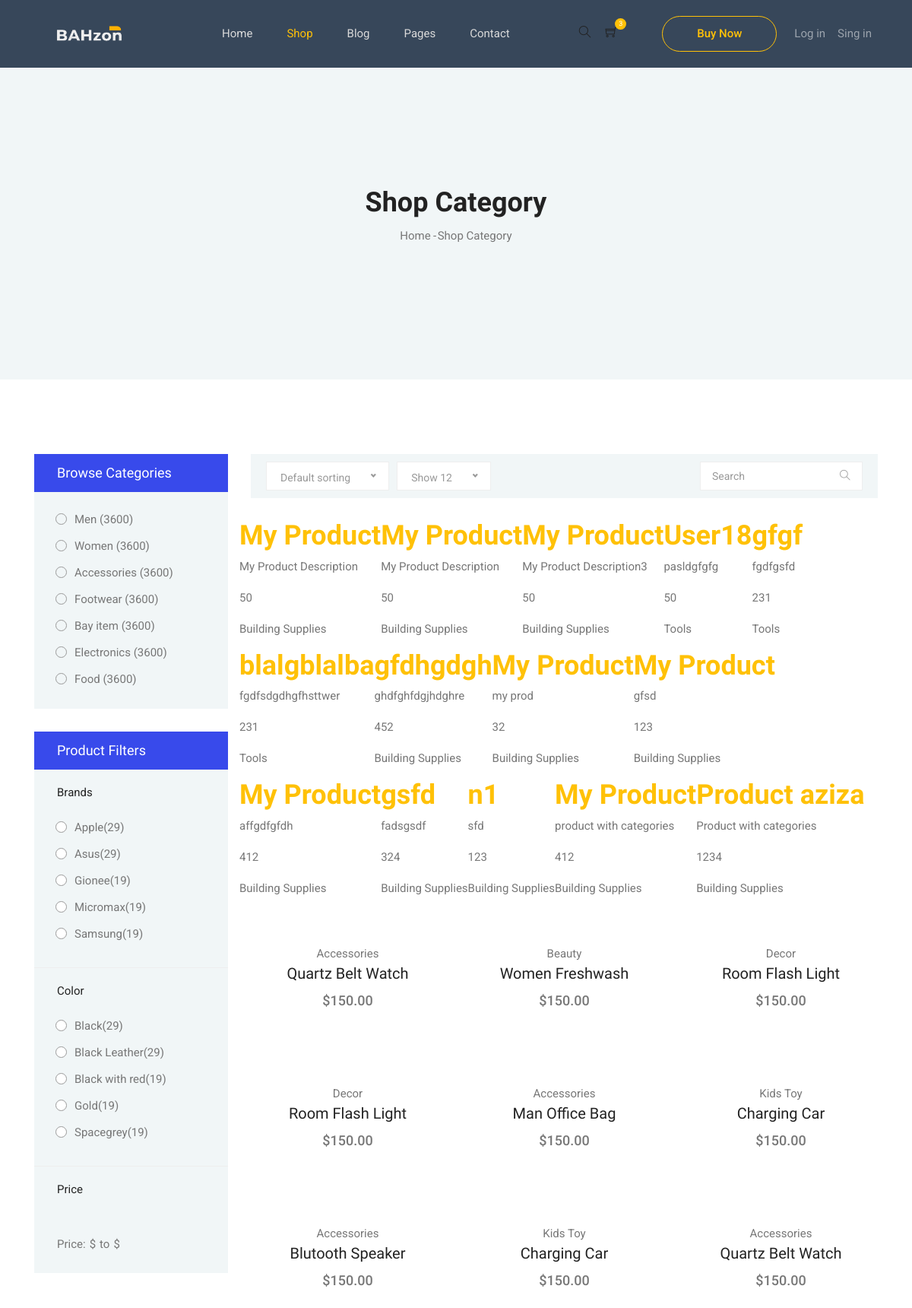
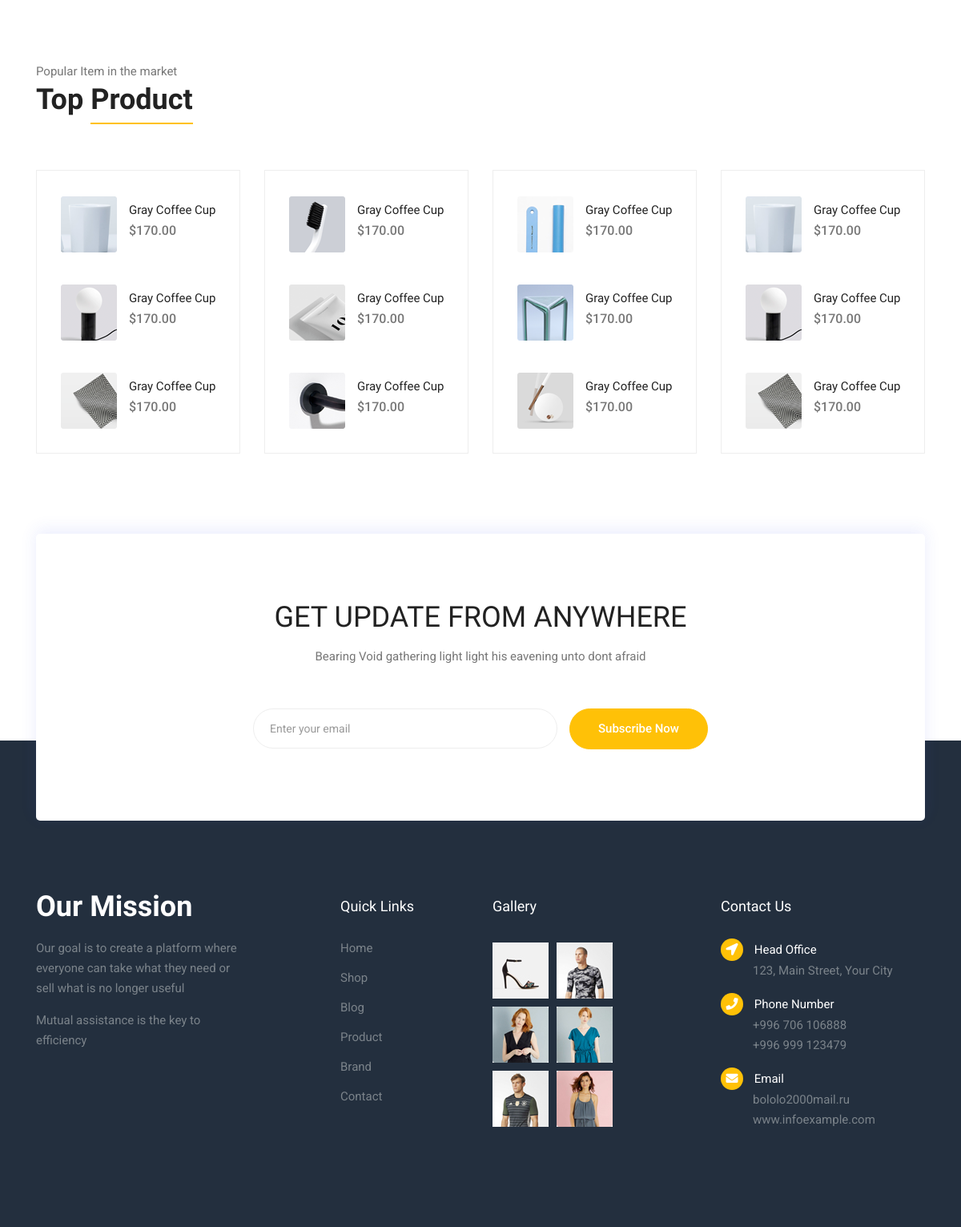
The page /category/ on the database its author committed (2 pictures, top to bottom).
### main/models.py (models this page shows, shortened)
class Product(models.Model):
    prod_name = models.CharField('Product Name', max_length=200)
    prod_date = models.DateTimeField('Product Date', default=timezone.now())
    prod_description = models.TextField('Product Description', max_length=2000)
    prod_price = models.IntegerField('Product Price')
    author = models.ForeignKey(User, on_delete=models.CASCADE, null=True)
    class Category(models.TextChoices):
        BSU = "Building Supplies"
        TLS = "Tools"
        ELC = "Electrics"
        ENS = "Engineering Systems"
    category = models.CharField(
        max_length=19,
        choices=Category.choices,
        default=Category.BSU
    )

### main/views.py (the view)
# urls.py: path('category/', views.category, name='category'),
def category(request):
    context = {
        'products': Product.objects.all()
    }
    return render(request, 'aroma/category.html', context)

### templates/aroma/category.html (shortened to what this page needs)
{%extends 'base.html'%}
{%load static%}
{%block active_submenu%}active{%endblock%}
{%block content%}
	<section class="blog-banner-area" id="category">
		<div class="container h-100">
			<div class="blog-banner">
				<div class="text-center">
					<h1>Shop Category</h1>
					<nav aria-label="breadcrumb" class="banner-breadcrumb">
            <ol class="breadcrumb">
              <li class="breadcrumb-item"><a href="#">Home</a></li>
              <li class="breadcrumb-item active" aria-current="page">Shop Category</li>
            </ol>
          </nav>
				</div>
			</div>
    </div>
	</section>
  <section class="section-margin--small mb-5">
    <div class="container">
      <div class="row">
        <div class="col-xl-3 col-lg-4 col-md-5">
          <div class="sidebar-categories">
            <div class="head">Browse Categories</div>
            <ul class="main-categories">
              <li class="common-filter">
                <form action="#">
                  <ul>
                    <li class="filter-list"><input class="pixel-radio" type="radio" id="men" name="brand"><label for="men">Men<span> (3600)</span></label></li>
                    <li class="filter-list"><input class="pixel-radio" type="radio" id="women" name="brand"><label for="women">Women<span> (3600)</span></label></li>
                    <li class="filter-list"><input class="pixel-radio" type="radio" id="accessories" name="brand"><label for="accessories">Accessories<span> (3600)</span></label></li>
                    <li class="filter-list"><input class="pixel-radio" type="radio" id="footwear" name="brand"><label for="footwear">Footwear<span> (3600)</span></label></li>
                    <li class="filter-list"><input class="pixel-radio" type="radio" id="bayItem" name="brand"><label for="bayItem">Bay item<span> (3600)</span></label></li>
                    <li class="filter-list"><input class="pixel-radio" type="radio" id="electronics" name="brand"><label for="electronics">Electronics<span> (3600)</span></label></li>
                    <li class="filter-list"><input class="pixel-radio" type="radio" id="food" name="brand"><label for="food">Food<span> (3600)</span></label></li>
                  </ul>
                </form>
              </li>
            </ul>
          </div>
          <div class="sidebar-filter">
            <div class="top-filter-head">Product Filters</div>
            <div class="common-filter">
              <div class="head">Brands</div>
              <form action="#">
                <ul>
                  <li class="filter-list"><input class="pixel-radio" type="radio" id="apple" name="brand"><label for="apple">Apple<span>(29)</span></label></li>
                  <li class="filter-list"><input class="pixel-radio" type="radio" id="asus" name="brand"><label for="asus">Asus<span>(29)</span></label></li>
                  <li class="filter-list"><input class="pixel-radio" type="radio" id="gionee" name="brand"><label for="gionee">Gionee<span>(19)</span></label></li>
                  <li class="filter-list"><input class="pixel-radio" type="radio" id="micromax" name="brand"><label for="micromax">Micromax<span>(19)</span></label></li>
                  <li class="filter-list"><input class="pixel-radio" type="radio" id="samsung" name="brand"><label for="samsung">Samsung<span>(19)</span></label></li>
                </ul>
              </form>
            </div>
            <div class="common-filter">
              <div class="head">Color</div>
              <form action="#">
                <ul>
                  <li class="filter-list"><input class="pixel-radio" type="radio" id="black" name="color"><label for="black">Black<span>(29)</span></label></li>
                  <li class="filter-list"><input class="pixel-radio" type="radio" id="balckleather" name="color"><label for="balckleather">Black
                      Leather<span>(29)</span></label></li>
                  <li class="filter-list"><input class="pixel-radio" type="radio" id="blackred" name="color"><label for="blackred">Black
                      with red<span>(19)</span></label></li>
                  <li class="filter-list"><input class="pixel-radio" type="radio" id="gold" name="color"><label for="gold">Gold<span>(19)</span></label></li>
                  <li class="filter-list"><input class="pixel-radio" type="radio" id="spacegrey" name="color"><label for="spacegrey">Spacegrey<span>(19)</span></label></li>
                </ul>
              </form>
            </div>
            <div class="common-filter">
              <div class="head">Price</div>
              <div class="price-range-area">
                <div class="value-wrapper d-flex">
                  <div class="price">Price:</div>
                  <span>$</span>
                  <div class="to">to</div>
                  <span>$</span>
                </div>
              </div>
            </div>
          </div>
        </div>
        <div class="col-xl-9 col-lg-8 col-md-7">
          <div class="filter-bar d-flex flex-wrap align-items-center">
            <div class="sorting">
            </div>
            <div class="sorting mr-auto">
            </div>
            <div>
              <div class="input-group filter-bar-search">
                <input type="text" placeholder="Search">
                <div class="input-group-append">
                  <button type="button"><i class="ti-search"></i></button>
                </div>
              </div>
            </div>
          </div>
          <section class="lattest-product-area pb-40 category-list">
            <div class="row">
              {% for product in products %}
              <article class="media content-section">
                <div class="media-body">
                  <h2><a class="article-title" href="{% url 'product-detail' product.id %}">{{ product.prod_name }}</a></h2>
                  <p class="article-content">{{ product.prod_description }}</p>
                  <p class="article-content">{{ product.prod_price }}</p>
                  <p class="article-content">{{ product.category }}</p>
                </div>
              </article>
              {% endfor %}
              <div class="col-md-6 col-lg-4">
                <div class="card text-center card-product">
                  <div class="card-product__img">
                  </div>
                  <div class="card-body">
                    <p>Accessories</p>
                    <h4 class="card-product__title"><a href="#">Quartz Belt Watch</a></h4>
                    <p class="card-product__price">$150.00</p>
                  </div>
                </div>
              </div>
              <div class="col-md-6 col-lg-4">
                <div class="card text-center card-product">
                  <div class="card-product__img">
                  </div>
                  <div class="card-body">
                    <p>Beauty</p>
                    <h4 class="card-product__title"><a href="#">Women Freshwash</a></h4>
                    <p class="card-product__price">$150.00</p>
                  </div>
                </div>
              </div>
              <div class="col-md-6 col-lg-4">
                <div class="card text-center card-product">
                  <div class="card-product__img">
                  </div>
                  <div class="card-body">
                    <p>Decor</p>
                    <h4 class="card-product__title"><a href="#">Room Flash Light</a></h4>
                    <p class="card-product__price">$150.00</p>
                  </div>
                </div>
              </div>
              <div class="col-md-6 col-lg-4">
                <div class="card text-center card-product">
                  <div class="card-product__img">
                  </div>
                  <div class="card-body">
                    <p>Decor</p>
                    <h4 class="card-product__title"><a href="#">Room Flash Light</a></h4>
                    <p class="card-product__price">$150.00</p>
                  </div>
                </div>
              </div>
              <div class="col-md-6 col-lg-4">
                <div class="card text-center card-product">
                  <div class="card-product__img">
                  </div>
                  <div class="card-body">
                    <p>Accessories</p>
                    <h4 class="card-product__title"><a href="#">Man Office Bag</a></h4>
                    <p class="card-product__price">$150.00</p>
                  </div>
                </div>
              </div>
              <div class="col-md-6 col-lg-4">
                <div class="card text-center card-product">
                  <div class="card-product__img">
                  </div>
                  <div class="card-body">
                    <p>Kids Toy</p>
                    <h4 class="card-product__title"><a href="#">Charging Car</a></h4>
                    <p class="card-product__price">$150.00</p>
                  </div>
                </div>
              </div>
              <div class="col-md-6 col-lg-4">
                <div class="card text-center card-product">
                  <div class="card-product__img">
                  </div>
                  <div class="card-body">
                    <p>Accessories</p>
                    <h4 class="card-product__title"><a href="#">Blutooth Speaker</a></h4>
                    <p class="card-product__price">$150.00</p>
                  </div>
                </div>
              </div>
              <div class="col-md-6 col-lg-4">
                <div class="card text-center card-product">
                  <div class="card-product__img">
                  </div>
                  <div class="card-body">
                    <p>Kids Toy</p>
                    <h4 class="card-product__title"><a href="#">Charging Car</a></h4>
                    <p class="card-product__price">$150.00</p>
                  </div>
                </div>
              </div>
              <div class="col-md-6 col-lg-4">
                <div class="card text-center card-product">
                  <div class="card-product__img">
                  </div>
                  <div class="card-body">
                    <p>Accessories</p>
                    <h4 class="card-product__title"><a href="#">Quartz Belt Watch</a></h4>
                    <p class="card-product__price">$150.00</p>
                  </div>
                </div>
              </div>
            </div>
          </section>
        </div>
      </div>
    </div>
  </section>
	<section class="related-product-area">
		<div class="container">
			<div class="section-intro pb-60px">
        <p>Popular Item in the market</p>
        <h2>Top <span class="section-intro__style">Product</span></h2>
      </div>
			<div class="row mt-30">
        <div class="col-sm-6 col-xl-3 mb-4 mb-xl-0">
          <div class="single-search-product-wrapper">
            <div class="single-search-product d-flex">
              <a href="#"><img src="{% static 'aroma/img/product/product-sm-1.png' %}" alt=""></a>
              <div class="desc">
                  <a href="#" class="title">Gray Coffee Cup</a>
                  <div class="price">$170.00</div>
              </div>
            </div>
            <div class="single-search-product d-flex">
              <a href="#"><img src="{% static 'aroma/img/product/product-sm-2.png' %}" alt=""></a>
              <div class="desc">
                <a href="#" class="title">Gray Coffee Cup</a>
                <div class="price">$170.00</div>
              </div>
            </div>
            <div class="single-search-product d-flex">
              <a href="#"><img src="{% static 'aroma/img/product/product-sm-3.png' %}" alt=""></a>
              <div class="desc">
                <a href="#" class="title">Gray Coffee Cup</a>
                <div class="price">$170.00</div>
              </div>
            </div>
          </div>
        </div>
        <div class="col-sm-6 col-xl-3 mb-4 mb-xl-0">
          <div class="single-search-product-wrapper">
            <div class="single-search-product d-flex">
              <a href="#"><img src="{% static 'aroma/img/product/product-sm-4.png' %}" alt=""></a>
              <div class="desc">
                  <a href="#" class="title">Gray Coffee Cup</a>
                  <div class="price">$170.00</div>
              </div>
            </div>
            <div class="single-search-product d-flex">
              <a href="#"><img src="{% static 'aroma/img/product/product-sm-5.png' %}" alt=""></a>
              <div class="desc">
                <a href="#" class="title">Gray Coffee Cup</a>
                <div class="price">$170.00</div>
              </div>
            </div>
            <div class="single-search-product d-flex">
              <a href="#"><img src="{% static 'aroma/img/product/product-sm-6.png' %}" alt=""></a>
              <div class="desc">
                <a href="#" class="title">Gray Coffee Cup</a>
                <div class="price">$170.00</div>
              </div>
            </div>
          </div>
        </div>
        <div class="col-sm-6 col-xl-3 mb-4 mb-xl-0">
          <div class="single-search-product-wrapper">
            <div class="single-search-product d-flex">
              <a href="#"><img src="{% static 'aroma/img/product/product-sm-7.png' %}" alt=""></a>
              <div class="desc">
                  <a href="#" class="title">Gray Coffee Cup</a>
                  <div class="price">$170.00</div>
              </div>
            </div>
            <div class="single-search-product d-flex">
              <a href="#"><img src="{% static 'aroma/img/product/product-sm-8.png' %}" alt=""></a>
              <div class="desc">
                <a href="#" class="title">Gray Coffee Cup</a>
                <div class="price">$170.00</div>
              </div>
            </div>
            <div class="single-search-product d-flex">
              <a href="#"><img src="{% static 'aroma/img/product/product-sm-9.png' %}" alt=""></a>
              <div class="desc">
                <a href="#" class="title">Gray Coffee Cup</a>
                <div class="price">$170.00</div>
              </div>
            </div>
          </div>
        </div>
        <div class="col-sm-6 col-xl-3 mb-4 mb-xl-0">
          <div class="single-search-product-wrapper">
            <div class="single-search-product d-flex">
              <a href="#"><img src="{% static 'aroma/img/product/product-sm-1.png' %}" alt=""></a>
              <div class="desc">
                  <a href="#" class="title">Gray Coffee Cup</a>
                  <div class="price">$170.00</div>
              </div>
            </div>
            <div class="single-search-product d-flex">
              <a href="#"><img src="{% static 'aroma/img/product/product-sm-2.png' %}" alt=""></a>
              <div class="desc">
                <a href="#" class="title">Gray Coffee Cup</a>
                <div class="price">$170.00</div>
              </div>
            </div>
            <div class="single-search-product d-flex">
              <a href="#"><img src="{% static 'aroma/img/product/product-sm-3.png' %}" alt=""></a>
              <div class="desc">
                <a href="#" class="title">Gray Coffee Cup</a>
                <div class="price">$170.00</div>
              </div>
            </div>
          </div>
        </div>
      </div>
		</div>
	</section>
{%endblock%}

### rows shown on the page
Product: prod_name "My Product", prod_description "My Product Description", prod_price "50", category "Building Supplies"
Product: prod_name "My Product", prod_description "My Product Description", prod_price "50", category "Building Supplies"
Product: prod_name "My Product", prod_description "My Product Description3", prod_price "50", category "Building Supplies"
Product: prod_name "User18", prod_description "pasldgfgfg", prod_price "50", category "Tools"
Product: prod_name "gfgf", prod_description "fgdfgsfd", prod_price "231", category "Tools"
Product: prod_name "blalgblalba", prod_description "fgdfsdgdhgfhsttwer", prod_price "231", category "Tools"
Product: prod_name "gfdhgdgh", prod_description "ghdfghfdgjhdghre", prod_price "452", category "Building Supplies"
Product: prod_name "My Product", prod_description "my prod", prod_price "32", category "Building Supplies"
Product: prod_name "My Product", prod_description "gfsd", prod_price "123", category "Building Supplies"
Product: prod_name "My Product", prod_description "affgdfgfdh", prod_price "412", category "Building Supplies"
Product: prod_name "gsfd", prod_description "fadsgsdf", prod_price "324", category "Building Supplies"
Product: prod_name "n1", prod_description "sfd", prod_price "123", category "Building Supplies"
Product: prod_name "My Product", prod_description "product with categories", prod_price "412", category "Building Supplies"
Product: prod_name "Product aziza", prod_description "Product with categories", prod_price "1234", category "Building Supplies"
